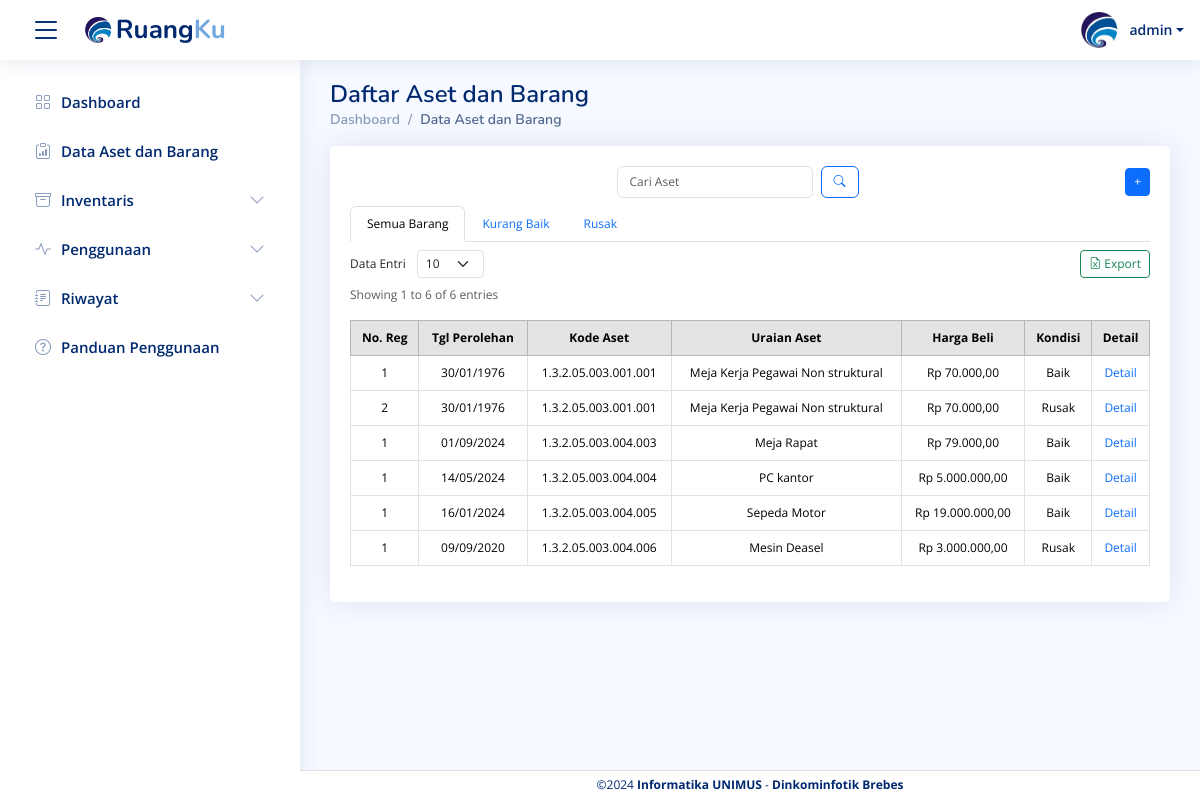
/Data_barang.php (signed in), run on an earlier commit of the app's database.
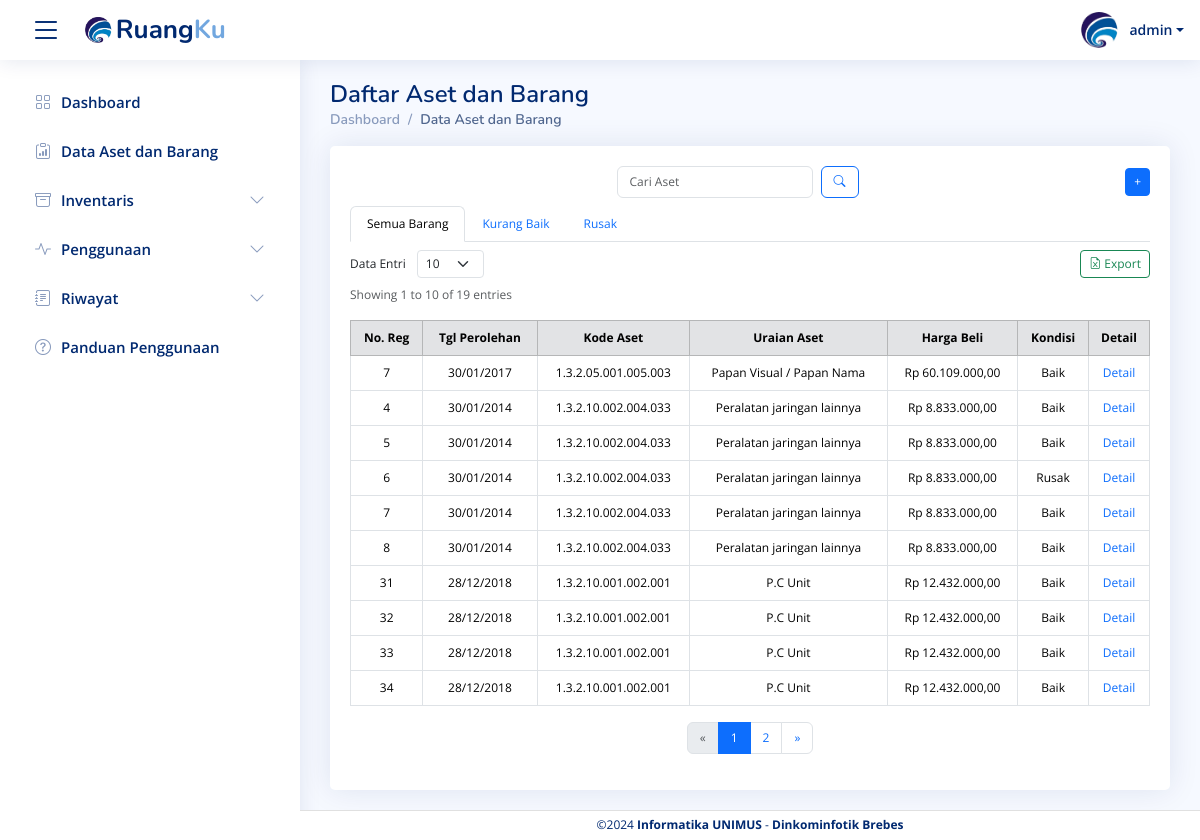
And on a later commit of the database.
### tables this page shows
CREATE TABLE `data_barang` (
  `id_barang_pemda` varchar(50) NOT NULL,
  `kode_barang` varchar(50) NOT NULL,
  `nama_barang` varchar(100) NOT NULL,
  `no_regristrasi` varchar(50) DEFAULT NULL,
  `kode_pemilik` varchar(50) DEFAULT NULL,
  `id_ruang_asal` varchar(100) DEFAULT NULL,
  `nama_ruang_asal` varchar(100) DEFAULT NULL,
  `bidang_ruang_asal` varchar(100) DEFAULT NULL,
  `tempat_ruang_asal` varchar(100) DEFAULT NULL,
  `id_ruang_sekarang` varchar(100) DEFAULT NULL,
  `bidang_ruang_sekarang` varchar(100) DEFAULT NULL,
  `tempat_ruang_sekarang` varchar(100) DEFAULT NULL,
  `tgl_pembelian` date DEFAULT NULL,
  `tgl_pembukuan` date DEFAULT NULL,
  `merk` varchar(100) DEFAULT NULL,
  `type` varchar(100) DEFAULT NULL,
  `kategori` varchar(100) DEFAULT NULL,
  `ukuran_CC` varchar(50) DEFAULT NULL,
  `no_pabrik` varchar(50) DEFAULT NULL,
  `no_rangka` varchar(50) DEFAULT NULL,
  `no_bpkb` varchar(50) DEFAULT NULL,
  `bahan` varchar(100) DEFAULT NULL,
  `no_mesin` varchar(50) DEFAULT NULL,
  `no_polisi` varchar(50) DEFAULT NULL,
  `kondisi_barang` varchar(50) DEFAULT NULL,
  `masa_manfaat` varchar(50) DEFAULT NULL,
  `harga_awal` decimal(15,2) DEFAULT NULL,
  `harga_total` decimal(15,2) DEFAULT NULL,
  `keterangan` text,
  `foto_barang` varchar(255) DEFAULT NULL,
  `nama_ruang_sekarang` varchar(100) DEFAULT NULL
);

### proses/barang/get data/get_data_barang_default.php (called while the page is built, shortened)
<?php include('koneksi/koneksi.php'); ?>
<?php
$limit = isset($_GET['limit']) ? (int)$_GET['limit'] : 10;
$page = isset($_GET['page']) ? (int)$_GET['page'] : 1;
$start = ($page - 1) * $limit;
$search_params = [];
$param_types = "";
$active_tab = isset($_GET['tab']) ? $_GET['tab'] : 'data_barang';
$combined_condition = "";
$sql = "SELECT id_barang_pemda, kondisi_barang, keterangan, harga_awal, no_regristrasi,
               tgl_pembelian, kode_barang, harga_total, nama_barang
        FROM data_barang
        $combined_condition
        LIMIT ?, ?";
$stmt = mysqli_prepare($conn, $sql);
$param_types .= "ii";
array_push($search_params, $start, $limit);
mysqli_stmt_bind_param($stmt, $param_types, ...$search_params);
mysqli_stmt_execute($stmt);
$result = mysqli_stmt_get_result($stmt);
$count_sql = "SELECT COUNT(*) AS total FROM data_barang $combined_condition";
$count_stmt = mysqli_prepare($conn, $count_sql);
mysqli_stmt_execute($count_stmt);
$count_result = mysqli_stmt_get_result($count_stmt);
$total_records = mysqli_fetch_assoc($count_result)['total'];
$total_pages = ceil($total_records / $limit);
$range = 2;
$start_page = max(1, $page - $range);
$end_page = min($total_pages, $page + $range);
?>

### Data_barang.php (the view, shortened to what the changed rows need)
<?php
include("component/header.php");
include("proses/barang/get data/get_data_barang_default.php");
?>
</html>
<main id="main" class="main">
  <div class="pagetitle">
    <h1>Daftar Aset dan Barang</h1>
  </div>
  <div class="card">
    <div class="card-body" style="padding-top: 20px;">
      <div class="tab-content pt-2" id="myTabContent">
        <div class="tab-pane fade <?= ($active_tab == 'data_barang') ? 'show active' : ''; ?>" id="data_barang" role="tabpanel">
          <div class="d-flex justify-content-between align-items-center mb-2">
            <div>
            </div>
            <div>
            </div>
          </div>
          <?php
          $end = min($start + $limit, $total_records);
          echo "<p class='text-muted'>Showing " . ($start + 1) . " to " . $end . " of " . $total_records . " entries</p>";
          ?>
          <div class="table-responsive">
            <table class="table table-bordered">
              <thead class="table-secondary text-center">
                <tr>
                  <th scope="col">No. Reg</th>
                  <th scope="col">Tgl Perolehan</th>
                  <th scope="col">Kode Aset</th>
                  <th scope="col">Uraian Aset</th>
                  <th scope="col">Harga Beli</th>
                  <th scope="col">Kondisi</th>
                  <th scope="col">Detail</th>
                </tr>
              </thead>
              <tbody>
                <?php
                if (mysqli_num_rows($result) > 0) {
                  while ($row = mysqli_fetch_assoc($result)) {
                    echo "<tr class='text-center'>
                      <td>{$row['no_regristrasi']}</td>
                      <td>" . date('d/m/Y', strtotime($row['tgl_pembelian'])) . "</td>
                      <td>{$row['kode_barang']}</td>
                      <td>{$row['nama_barang']}</td>
                      <td>Rp " . number_format($row['harga_awal'], 2, ',', '.') . "</td>
                      <td>{$row['kondisi_barang']}</td>
                      <td><a href='detail_barang.php?id_barang_pemda={$row['id_barang_pemda']}' class='text-primary'>Detail</a></td>
                    </tr>";
                  }
                } else {
                  echo "<tr><td colspan='7' class='text-center'>Tidak ada data yang ditemukan</td></tr>";
                }
                ?>
              </tbody>
            </table>
          </div>
          <?php if ($total_pages > 1) : ?>
            <nav aria-label="Page navigation">
              <ul class="pagination justify-content-center">
                <li class="page-item <?= ($page <= 1) ? 'disabled' : '' ?>">
                  <a class="page-link" href="?page=<?= ($page > 1) ? ($page - 1) : 1 ?>&limit=<?= $limit ?>&query=<?= urlencode($_GET['query'] ?? '') ?>&tab=<?= $active_tab ?>" aria-label="Previous" title="Previous">
                    <span aria-hidden="true">&laquo;</span>
                  </a>
                </li>
                <?php for ($i = $start_page; $i <= $end_page; $i++) : ?>
                  <li class="page-item <?= ($page == $i) ? 'active' : '' ?>">
                    <a class="page-link" href="?page=<?= $i ?>&limit=<?= $limit ?>&query=<?= urlencode($_GET['query'] ?? '') ?>&tab=<?= $active_tab ?>"><?= $i ?></a>
                  </li>
                <?php endfor; ?>
                <li class="page-item <?= ($page >= $total_pages) ? 'disabled' : '' ?>">
                  <a class="page-link" href="?page=<?= ($page < $total_pages) ? ($page + 1) : $total_pages ?>&limit=<?= $limit ?>&query=<?= urlencode($_GET['query'] ?? '') ?>&tab=<?= $active_tab ?>" aria-label="Next" title="Next">
                    <span aria-hidden="true">&raquo;</span>
                  </a>
                </li>
              </ul>
            </nav>
          <?php endif; ?>
        </div>
      </div>
    </div>
  </div>
</main>
<?php include("component/footer.php"); ?>

What changed in the data, as far as the page shows it:
removed data_barang: no_regristrasi "1", tgl_pembelian "30/01/1976", kode_barang "1.3.2.05.003.001.001", nama_barang "Meja Kerja Pegawai Non struktural", harga_awal "70.000,00", kondisi_barang "Baik"
removed data_barang: no_regristrasi "2", tgl_pembelian "30/01/1976", kode_barang "1.3.2.05.003.001.001", nama_barang "Meja Kerja Pegawai Non struktural", harga_awal "70.000,00", kondisi_barang "Rusak"
removed data_barang: no_regristrasi "1", tgl_pembelian "01/09/2024", kode_barang "1.3.2.05.003.004.003", nama_barang "Meja Rapat", harga_awal "79.000,00", kondisi_barang "Baik"
removed data_barang: no_regristrasi "1", tgl_pembelian "14/05/2024", kode_barang "1.3.2.05.003.004.004", nama_barang "PC kantor", harga_awal "5.000.000,00", kondisi_barang "Baik"
removed data_barang: no_regristrasi "1", tgl_pembelian "16/01/2024", kode_barang "1.3.2.05.003.004.005", nama_barang "Sepeda Motor", harga_awal "19.000.000,00", kondisi_barang "Baik"
removed data_barang: no_regristrasi "1", tgl_pembelian "09/09/2020", kode_barang "1.3.2.05.003.004.006", nama_barang "Mesin Deasel", harga_awal "3.000.000,00", kondisi_barang "Rusak"
added data_barang: no_regristrasi "7", tgl_pembelian "30/01/2017", kode_barang "1.3.2.05.001.005.003", nama_barang "Papan Visual / Papan Nama", harga_awal "60.109.000,00", kondisi_barang "Baik"
added data_barang: no_regristrasi "4", tgl_pembelian "30/01/2014", kode_barang "1.3.2.10.002.004.033", nama_barang "Peralatan jaringan lainnya", harga_awal "8.833.000,00", kondisi_barang "Baik"
added data_barang: no_regristrasi "5", tgl_pembelian "30/01/2014", kode_barang "1.3.2.10.002.004.033", nama_barang "Peralatan jaringan lainnya", harga_awal "8.833.000,00", kondisi_barang "Baik"
added data_barang: no_regristrasi "6", tgl_pembelian "30/01/2014", kode_barang "1.3.2.10.002.004.033", nama_barang "Peralatan jaringan lainnya", harga_awal "8.833.000,00", kondisi_barang "Rusak"
added data_barang: no_regristrasi "7", tgl_pembelian "30/01/2014", kode_barang "1.3.2.10.002.004.033", nama_barang "Peralatan jaringan lainnya", harga_awal "8.833.000,00", kondisi_barang "Baik"
added data_barang: no_regristrasi "8", tgl_pembelian "30/01/2014", kode_barang "1.3.2.10.002.004.033", nama_barang "Peralatan jaringan lainnya", harga_awal "8.833.000,00", kondisi_barang "Baik"
added data_barang: no_regristrasi "31", tgl_pembelian "28/12/2018", kode_barang "1.3.2.10.001.002.001", nama_barang "P.C Unit", harga_awal "12.432.000,00", kondisi_barang "Baik"
added data_barang: no_regristrasi "32", tgl_pembelian "28/12/2018", kode_barang "1.3.2.10.001.002.001", nama_barang "P.C Unit", harga_awal "12.432.000,00", kondisi_barang "Baik"
added data_barang: no_regristrasi "33", tgl_pembelian "28/12/2018", kode_barang "1.3.2.10.001.002.001", nama_barang "P.C Unit", harga_awal "12.432.000,00", kondisi_barang "Baik"
added data_barang: no_regristrasi "34", tgl_pembelian "28/12/2018", kode_barang "1.3.2.10.001.002.001", nama_barang "P.C Unit", harga_awal "12.432.000,00", kondisi_barang "Baik"
Also different on the page:
$end: "6" → "10"
$total_records: "6" → "19"
new list line: "1"
new list line: "2"
